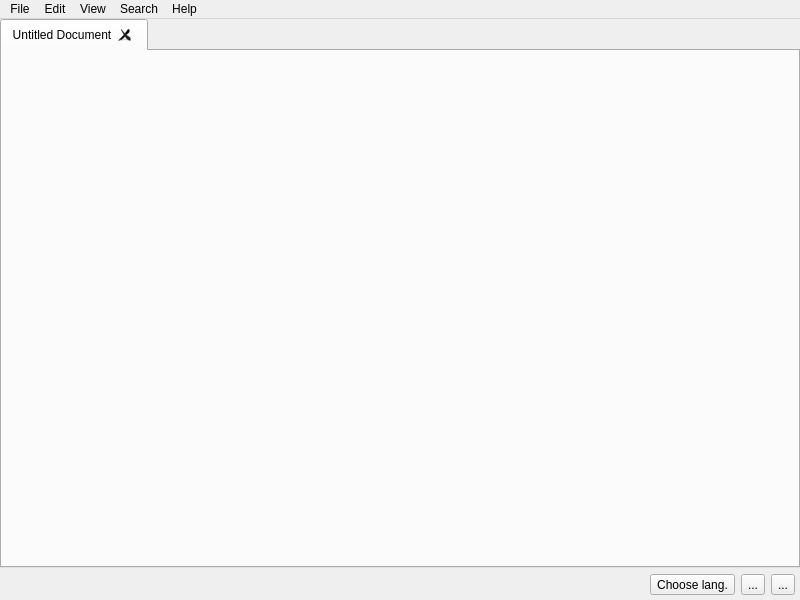
<?xml version="1.0" encoding="UTF-8"?>
<ui version="4.0">
 <class>MainWindow</class>
 <widget class="QMainWindow" name="MainWindow">
  <property name="geometry">
   <rect>
    <x>0</x>
    <y>0</y>
    <width>800</width>
    <height>600</height>
   </rect>
  </property>
  <property name="windowTitle">
   <string>MainWindow</string>
  </property>
  <widget class="QWidget" name="centralwidget">
   <layout class="QVBoxLayout" name="verticalLayout">
    <property name="leftMargin">
     <number>0</number>
    </property>
    <property name="topMargin">
     <number>0</number>
    </property>
    <property name="rightMargin">
     <number>0</number>
    </property>
    <property name="bottomMargin">
     <number>0</number>
    </property>
    <item>
     <widget class="LightpadTabWidget" name="tabWidget">
      <property name="sizePolicy">
       <sizepolicy hsizetype="Expanding" vsizetype="Expanding">
        <horstretch>1</horstretch>
        <verstretch>1</verstretch>
       </sizepolicy>
      </property>
      <property name="toolTipDuration">
       <number>0</number>
      </property>
      <property name="styleSheet">
       <string notr="true"/>
      </property>
      <property name="tabPosition">
       <enum>QTabWidget::North</enum>
      </property>
      <property name="tabShape">
       <enum>QTabWidget::Rounded</enum>
      </property>
      <property name="currentIndex">
       <number>0</number>
      </property>
      <property name="usesScrollButtons">
       <bool>false</bool>
      </property>
      <property name="tabsClosable">
       <bool>true</bool>
      </property>
      <property name="movable">
       <bool>true</bool>
      </property>
      <widget class="QWidget" name="tab">
       <attribute name="title">
        <string>Untitled Document</string>
       </attribute>
       <layout class="QVBoxLayout" name="verticalLayout_2">
        <property name="spacing">
         <number>0</number>
        </property>
        <property name="leftMargin">
         <number>0</number>
        </property>
        <property name="topMargin">
         <number>0</number>
        </property>
        <property name="rightMargin">
         <number>0</number>
        </property>
        <property name="bottomMargin">
         <number>0</number>
        </property>
        <item>
         <widget class="LightpadPage" name="widget" native="true"/>
        </item>
       </layout>
      </widget>
     </widget>
    </item>
    <item>
     <layout class="QHBoxLayout" name="horizontalLayout">
      <property name="rightMargin">
       <number>5</number>
      </property>
      <property name="bottomMargin">
       <number>5</number>
      </property>
      <item>
       <spacer name="horizontalSpacer">
        <property name="orientation">
         <enum>Qt::Horizontal</enum>
        </property>
        <property name="sizeHint" stdset="0">
         <size>
          <width>40</width>
          <height>20</height>
         </size>
        </property>
       </spacer>
      </item>
      <item>
       <widget class="QToolButton" name="languageHighlight">
        <property name="styleSheet">
         <string notr="true">QPushButton {
color: #333;
border: None;
background: qradialgradient(
cx: 0.3, cy: -0.4, fx: 0.3, fy: -0.4,
radius: 1.35, stop: 0 #fff, stop: 1 #888
);
padding: 5px;
}

QPushButton:hover {
background: qradialgradient(
cx: 0.3, cy: -0.4, fx: 0.3, fy: -0.4,
radius: 1.35, stop: 0 #fff, stop: 1 #bbb
);
}

QPushButton:pressed {
border-style: inset;
background: qradialgradient(
cx: 0.4, cy: -0.1, fx: 0.4, fy: -0.1,
radius: 1.35, stop: 0 #fff, stop: 1 #ddd
);
border: 1;
}</string>
        </property>
        <property name="text">
         <string>Choose lang.</string>
        </property>
       </widget>
      </item>
      <item>
       <widget class="QToolButton" name="toolButton_2">
        <property name="text">
         <string>...</string>
        </property>
       </widget>
      </item>
      <item>
       <widget class="QToolButton" name="toolButton">
        <property name="text">
         <string>...</string>
        </property>
       </widget>
      </item>
     </layout>
    </item>
   </layout>
  </widget>
  <widget class="QMenuBar" name="menubar">
   <property name="geometry">
    <rect>
     <x>0</x>
     <y>0</y>
     <width>800</width>
     <height>21</height>
    </rect>
   </property>
   <widget class="QMenu" name="menuFile">
    <property name="title">
     <string>File</string>
    </property>
    <addaction name="actionNew_Window"/>
    <addaction name="actionNew_File"/>
    <addaction name="actionOpen_File"/>
    <addaction name="actionOpen_Project"/>
    <addaction name="separator"/>
    <addaction name="actionSave"/>
    <addaction name="actionSave_as"/>
    <addaction name="actionSave_All"/>
    <addaction name="separator"/>
    <addaction name="actionClose_Tab"/>
    <addaction name="actionClose_All_Tabs"/>
    <addaction name="actionQuit"/>
   </widget>
   <widget class="QMenu" name="menuEdit">
    <property name="title">
     <string>Edit</string>
    </property>
    <addaction name="actionToggle_Undo"/>
    <addaction name="actionToggle_Redo"/>
    <addaction name="separator"/>
    <addaction name="actionCut"/>
    <addaction name="actionCopy"/>
    <addaction name="actionPaste"/>
   </widget>
   <widget class="QMenu" name="menuView">
    <property name="title">
     <string>View</string>
    </property>
    <addaction name="actionToggle_Full_Screen"/>
    <addaction name="actionToggle_Menu_Bar"/>
    <addaction name="separator"/>
    <addaction name="actionIncrease_Font_Size"/>
    <addaction name="actionDecrease_Font_Size"/>
    <addaction name="actionReset_Font_Size"/>
   </widget>
   <widget class="QMenu" name="menuHelp">
    <property name="title">
     <string>Help</string>
    </property>
    <addaction name="actionKeyboard_Shortcuts"/>
   </widget>
   <widget class="QMenu" name="menuSearch">
    <property name="title">
     <string>Search</string>
    </property>
    <addaction name="actionFind_in_file"/>
    <addaction name="actionFind_in_project"/>
    <addaction name="actionFind_file"/>
    <addaction name="separator"/>
    <addaction name="actionReplace_in_file"/>
    <addaction name="actionReplace_in_project"/>
   </widget>
   <addaction name="menuFile"/>
   <addaction name="menuEdit"/>
   <addaction name="menuView"/>
   <addaction name="menuSearch"/>
   <addaction name="menuHelp"/>
  </widget>
  <action name="actionToggle_Undo">
   <property name="text">
    <string>Undo</string>
   </property>
  </action>
  <action name="actionToggle_Redo">
   <property name="text">
    <string>Redo</string>
   </property>
  </action>
  <action name="actionToggle_Full_Screen">
   <property name="text">
    <string>Toggle Full Screen</string>
   </property>
  </action>
  <action name="actionToggle_Menu_Bar">
   <property name="text">
    <string>Toggle Menu Bar</string>
   </property>
  </action>
  <action name="actionIncrease_Font_Size">
   <property name="text">
    <string>Increase Font Size</string>
   </property>
  </action>
  <action name="actionDecrease_Font_Size">
   <property name="text">
    <string>Decrease Font Size</string>
   </property>
  </action>
  <action name="actionReset_Font_Size">
   <property name="text">
    <string>Reset Font Size</string>
   </property>
  </action>
  <action name="actionNew_Window">
   <property name="text">
    <string>New Window</string>
   </property>
  </action>
  <action name="actionNew_File">
   <property name="text">
    <string>New File</string>
   </property>
  </action>
  <action name="actionOpen_File">
   <property name="text">
    <string>Open File</string>
   </property>
  </action>
  <action name="actionOpen_Project">
   <property name="text">
    <string>Open Project</string>
   </property>
  </action>
  <action name="actionSave">
   <property name="text">
    <string>Save</string>
   </property>
  </action>
  <action name="actionSave_as">
   <property name="text">
    <string>Save as</string>
   </property>
  </action>
  <action name="actionCut">
   <property name="text">
    <string>Cut</string>
   </property>
  </action>
  <action name="actionCopy">
   <property name="text">
    <string>Copy</string>
   </property>
  </action>
  <action name="actionPaste">
   <property name="text">
    <string>Paste</string>
   </property>
  </action>
  <action name="actionSave_All">
   <property name="text">
    <string>Save All</string>
   </property>
  </action>
  <action name="actionClose_Tab">
   <property name="text">
    <string>Close Tab</string>
   </property>
  </action>
  <action name="actionClose_All_Tabs">
   <property name="text">
    <string>Close All Tabs</string>
   </property>
  </action>
  <action name="actionQuit">
   <property name="text">
    <string>Quit</string>
   </property>
  </action>
  <action name="actionKeyboard_Shortcuts">
   <property name="text">
    <string>Keyboard Shortcuts</string>
   </property>
  </action>
  <action name="actionFind_in_file">
   <property name="text">
    <string>Find in file</string>
   </property>
  </action>
  <action name="actionFind_in_project">
   <property name="text">
    <string>Find in project</string>
   </property>
  </action>
  <action name="actionFind_file">
   <property name="text">
    <string>Find file</string>
   </property>
  </action>
  <action name="actionReplace_in_file">
   <property name="text">
    <string>Replace in file</string>
   </property>
  </action>
  <action name="actionReplace_in_project">
   <property name="text">
    <string>Replace in project</string>
   </property>
  </action>
 </widget>
 <customwidgets>
  <customwidget>
   <class>LightpadTabWidget</class>
   <extends>QTabWidget</extends>
   <header>lightpadtabwidget.h</header>
   <container>1</container>
  </customwidget>
  <customwidget>
   <class>LightpadPage</class>
   <extends>QWidget</extends>
   <header>lightpadpage.h</header>
   <container>1</container>
  </customwidget>
 </customwidgets>
 <resources/>
 <connections/>
</ui>
